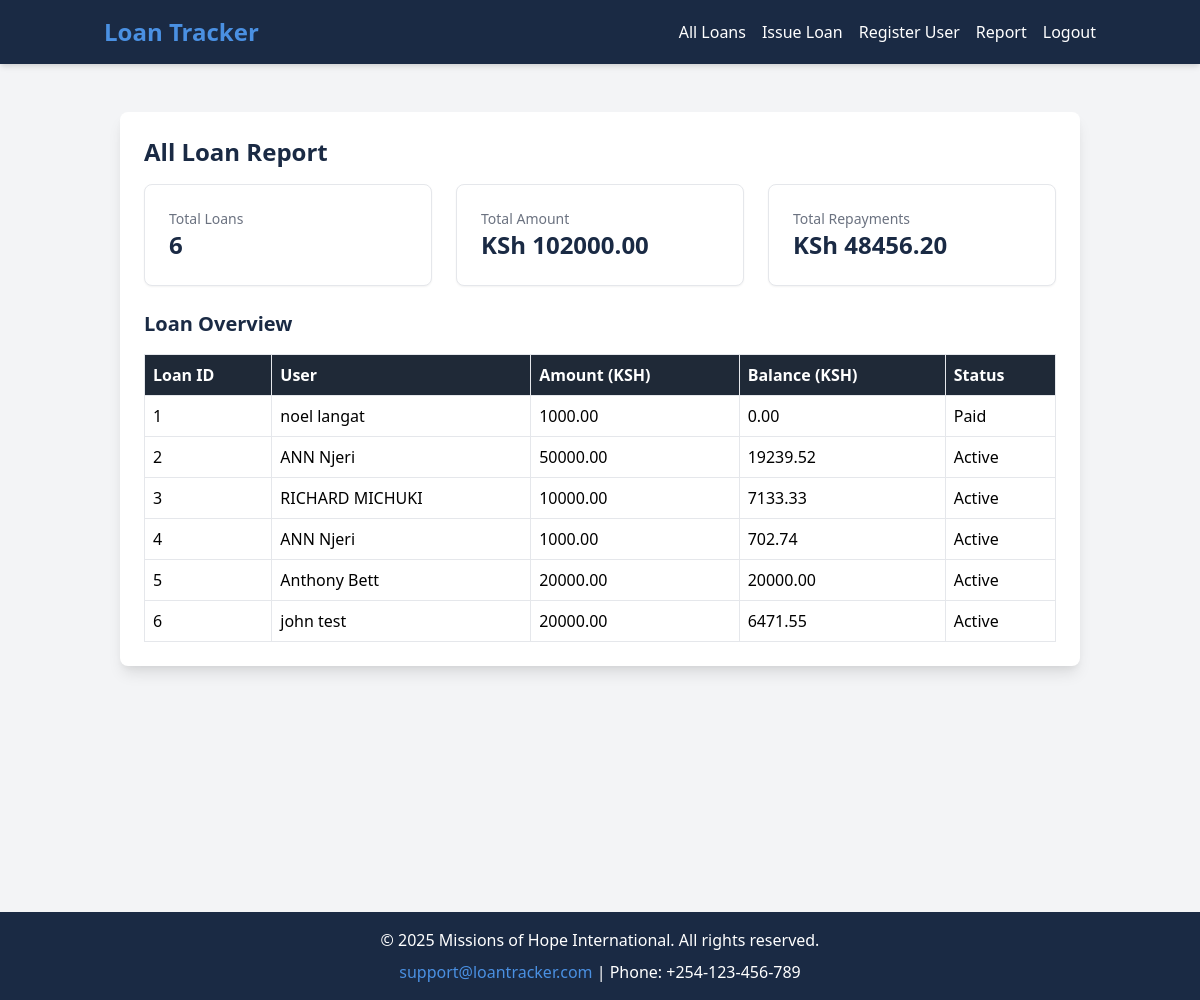
Page /report/ (signed in) on the earlier database version.
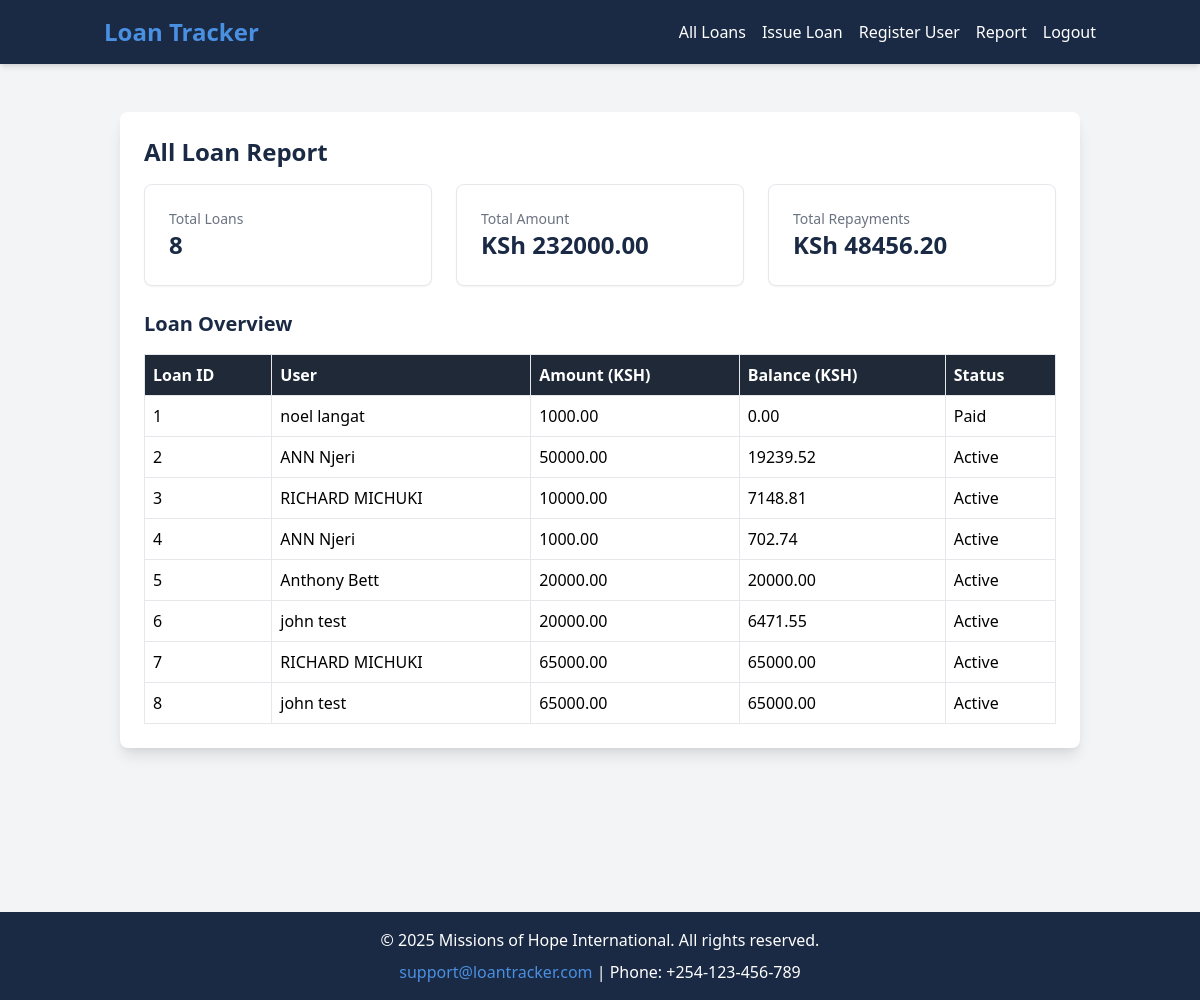
Same page on the later database version.
### mohi/models.py (models this page shows, shortened)
class Loan(models.Model):
    user = models.ForeignKey(CustomUser, on_delete=models.CASCADE)
    amount = models.DecimalField(max_digits=10, decimal_places=2, default=Decimal('0.00'))
    balance = models.DecimalField(max_digits=10, decimal_places=2, default=Decimal('0.00'))
    interest_rate = models.DecimalField(max_digits=5, decimal_places=2, default=Decimal('5.00'))
    term_months = models.PositiveIntegerField(default=12)
    start_date = models.DateField(default=timezone.now)
    end_date = models.DateField(null=True, blank=True)
    is_paid = models.BooleanField(default=False)
    def get_status_display(self):
        return "Paid" if self.is_paid else "Active"

class CustomUser(AbstractUser):
    username = None
    email = models.EmailField(unique=True)
    first_name = models.CharField(max_length=30)
    last_name = models.CharField(max_length=30)
    department = models.CharField(max_length=100)
    designation = models.CharField(max_length=100)
    USERNAME_FIELD = 'email'
    REQUIRED_FIELDS = ['first_name', 'last_name', 'department', 'designation']
    objects = CustomUserManager()

### mohi/views.py (the view, shortened to what this page needs)
# urls.py: path('report/', views.loan_report, name='loan_report'),
@login_required
def loan_report(request):
    exchange_rate = 1
    chart_data = {}
    if request.user.is_staff:
        total_loans_count = Loan.objects.count()
        total_amount = Loan.objects.aggregate(total=Sum('amount'))['total'] or Decimal('0.00')
        total_repayments = Repayment.objects.aggregate(total=Sum('amount'))['total'] or Decimal('0.00')
        loans = Loan.objects.all()
        total_outstanding = max(Decimal('0.00'), total_amount - total_repayments)
        chart_data['loan_summary'] = {
            'labels': ['Total Amount', 'Total Repayments', 'Total Outstanding'],
            'data': [float(total_amount * exchange_rate), float(total_repayments * exchange_rate), float(total_outstanding * exchange_rate)],
            'backgroundColor': ['#1E3A8A', '#10B981', '#F59E0B']
        }
        repayments_by_month = Repayment.objects.annotate(month=TruncMonth('date')).values('month').annotate(total=Sum('amount')).order_by('month')
        chart_data['repayment_trend'] = {
            'labels': [item['month'].strftime('%Y-%m') for item in repayments_by_month],
            'data': [float(item['total'] * exchange_rate) for item in repayments_by_month],
            'borderColor': '#1E3A8A',
            'fill': False
        }
    context = {
        'total_loans': total_loans_count,
        'total_amount': total_amount * exchange_rate,
        'total_repayments': total_repayments * exchange_rate,
        'loans': loans,
        'chart_data': chart_data
    }
    return render(request, 'mohi/loan_report.html', context)

### mohi/templates/mohi/loan_report.html (shortened to what this page needs)
{% extends 'mohi/base.html' %}
{% block content %}
<div class="min-h-screen bg-gray-100 p-4">
    <div class="max-w-6xl mx-auto">
        <div class="bg-white p-6 rounded-lg shadow-lg mb-8">
            <h1 class="text-2xl font-bold mb-4 text-mohi-deep-blue">
                {% if user.is_staff %}All Loan Report{% else %}Your Loan Report{% endif %}
            </h1>
            <div class="grid grid-cols-1 sm:grid-cols-2 lg:grid-cols-3 gap-6 mb-6">
                <div class="bg-white rounded-lg shadow-sm border border-gray-200 p-6">
                    <p class="text-sm font-medium text-gray-500">Total Loans</p>
                    <p class="text-2xl font-semibold text-mohi-deep-blue">{{ total_loans }}</p>
                </div>
                <div class="bg-white rounded-lg shadow-sm border border-gray-200 p-6">
                    <p class="text-sm font-medium text-gray-500">Total Amount</p>
                    <p class="text-2xl font-semibold text-mohi-deep-blue">KSh {{ total_amount|floatformat:2 }}</p>
                </div>
                <div class="bg-white rounded-lg shadow-sm border border-gray-200 p-6">
                    <p class="text-sm font-medium text-gray-500">Total Repayments</p>
                    <p class="text-2xl font-semibold text-mohi-deep-blue">KSh {{ total_repayments|floatformat:2 }}</p>
                </div>
            </div>
            <h2 class="text-xl font-bold mb-4 text-mohi-deep-blue">Loan Overview</h2>
            <table class="w-full text-left border-collapse">
                <thead>
                    <tr class="bg-gray-800 text-white">
                        <th class="border p-2">Loan ID</th>
                        <th class="border p-2">User</th>
                        <th class="border p-2">Amount (KSH)</th>
                        <th class="border p-2">Balance (KSH)</th>
                        <th class="border p-2">Status</th>
                    </tr>
                </thead>
                <tbody>
                    {% for loan in loans %}
                    <tr>
                        <td class="border p-2">{{ loan.id }}</td>
                        <td class="border p-2">{{ loan.user.get_full_name|default:loan.user.email }}</td>
                        <td class="border p-2">{{ loan.amount|floatformat:2 }}</td>
                        <td class="border p-2">{{ loan.balance|floatformat:2 }}</td>
                        <td class="border p-2">{{ loan.get_status_display }}</td>
                    </tr>
                    {% empty %}
                    <tr>
                        <td colspan="5" class="border p-2 text-center text-gray-500">No loans available.</td>
                    </tr>
                    {% endfor %}
                </tbody>
            </table>
        </div>
    </div>
</div>
{% endblock %}

Differences in the rows shown:
changed Loan id 3: balance "7133.33" → "7148.81"
added Loan: id "7", user.get_full_name "RICHARD MICHUKI", amount "65000.00", balance "65000.00", status "Active"
added Loan: id "8", user.get_full_name "john test", amount "65000.00", balance "65000.00", status "Active"
Other differences:
{{ total_loans }}: "6" → "8"
{{ total_amount|floatformat:2 }}: "102000.00" → "232000.00"
